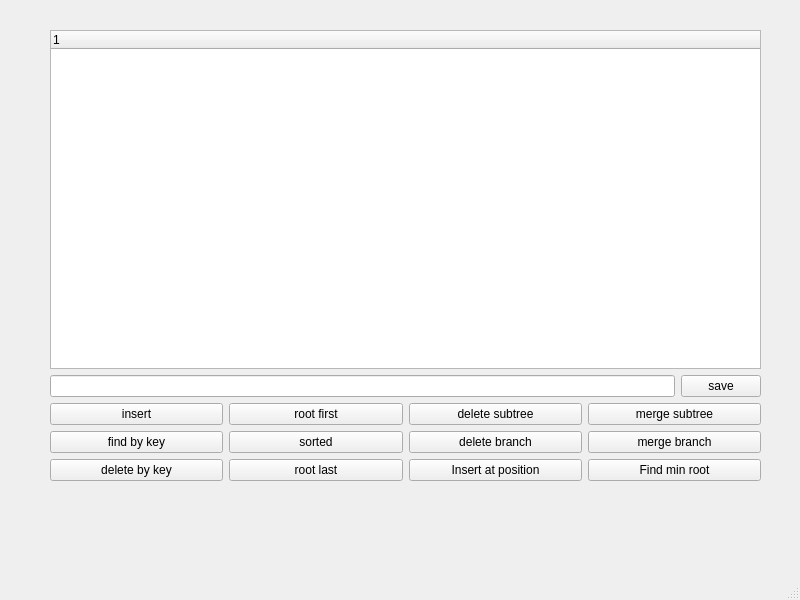
<?xml version="1.0" encoding="UTF-8"?>
<ui version="4.0">
 <class>MainWindow</class>
 <widget class="QMainWindow" name="MainWindow">
  <property name="geometry">
   <rect>
    <x>0</x>
    <y>0</y>
    <width>800</width>
    <height>600</height>
   </rect>
  </property>
  <property name="windowTitle">
   <string>MainWindow</string>
  </property>
  <widget class="QWidget" name="centralwidget">
   <widget class="QWidget" name="layoutWidget">
    <property name="geometry">
     <rect>
      <x>50</x>
      <y>30</y>
      <width>711</width>
      <height>451</height>
     </rect>
    </property>
    <layout class="QVBoxLayout" name="verticalLayout_5">
     <item>
      <widget class="QTreeWidget" name="treeWidget">
       <column>
        <property name="text">
         <string notr="true">1</string>
        </property>
       </column>
      </widget>
     </item>
     <item>
      <layout class="QHBoxLayout" name="horizontalLayout">
       <item>
        <widget class="QLineEdit" name="lineEdit"/>
       </item>
       <item>
        <widget class="QPushButton" name="pushButton">
         <property name="text">
          <string>save</string>
         </property>
        </widget>
       </item>
      </layout>
     </item>
     <item>
      <layout class="QHBoxLayout" name="horizontalLayout_2">
       <item>
        <layout class="QVBoxLayout" name="verticalLayout">
         <item>
          <widget class="QPushButton" name="pushButton_2">
           <property name="text">
            <string>insert</string>
           </property>
          </widget>
         </item>
         <item>
          <widget class="QPushButton" name="pushButton_3">
           <property name="text">
            <string>find by key</string>
           </property>
          </widget>
         </item>
         <item>
          <widget class="QPushButton" name="pushButton_4">
           <property name="text">
            <string>delete by key</string>
           </property>
          </widget>
         </item>
        </layout>
       </item>
       <item>
        <layout class="QVBoxLayout" name="verticalLayout_2">
         <item>
          <widget class="QPushButton" name="pushButton_6">
           <property name="text">
            <string>root first</string>
           </property>
          </widget>
         </item>
         <item>
          <widget class="QPushButton" name="pushButton_7">
           <property name="text">
            <string>sorted</string>
           </property>
          </widget>
         </item>
         <item>
          <widget class="QPushButton" name="pushButton_8">
           <property name="text">
            <string>root last</string>
           </property>
          </widget>
         </item>
        </layout>
       </item>
       <item>
        <layout class="QVBoxLayout" name="verticalLayout_3">
         <item>
          <widget class="QPushButton" name="pushButton_9">
           <property name="text">
            <string>delete subtree</string>
           </property>
          </widget>
         </item>
         <item>
          <widget class="QPushButton" name="pushButton_10">
           <property name="text">
            <string>delete branch</string>
           </property>
          </widget>
         </item>
         <item>
          <widget class="QPushButton" name="pushButton_13">
           <property name="text">
            <string>Insert at position</string>
           </property>
          </widget>
         </item>
        </layout>
       </item>
       <item>
        <layout class="QVBoxLayout" name="verticalLayout_4">
         <item>
          <widget class="QPushButton" name="pushButton_12">
           <property name="text">
            <string>merge subtree</string>
           </property>
          </widget>
         </item>
         <item>
          <widget class="QPushButton" name="pushButton_11">
           <property name="text">
            <string>merge branch</string>
           </property>
          </widget>
         </item>
         <item>
          <widget class="QPushButton" name="pushButton_14">
           <property name="text">
            <string>Find min root</string>
           </property>
          </widget>
         </item>
        </layout>
       </item>
      </layout>
     </item>
    </layout>
   </widget>
  </widget>
  <widget class="QMenuBar" name="menubar">
   <property name="geometry">
    <rect>
     <x>0</x>
     <y>0</y>
     <width>800</width>
     <height>27</height>
    </rect>
   </property>
  </widget>
  <widget class="QStatusBar" name="statusbar"/>
 </widget>
 <resources/>
 <connections/>
</ui>
